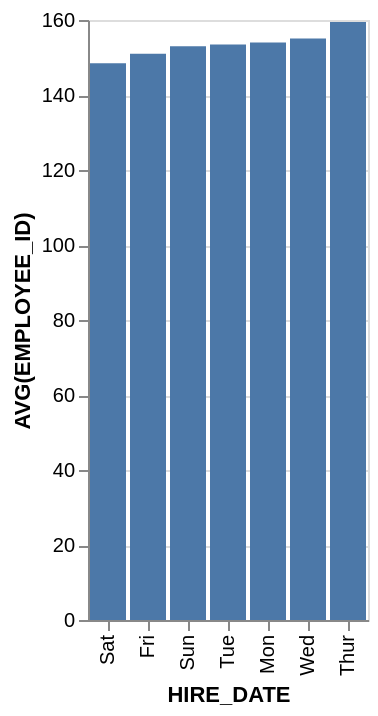

Write the Vega-Lite specification saved for this chart.
### Vega-Lite specification from a JSON file in a GitHub repository (floating-point values rounded to 4 significant figures)
{"data": {"values": [{"x_data": "Sat", "y_data": 148.5}, {"x_data": "Fri", "y_data": 151}, {"x_data": "Sun", "y_data": 153}, {"x_data": "Tue", "y_data": 153.5}, {"x_data": "Mon", "y_data": 154}, {"x_data": "Wed", "y_data": 155.1}, {"x_data": "Thur", "y_data": 159.5}]}, "mark": "bar", "encoding": {"x": {"field": "x_data", "type": "nominal", "title": "HIRE_DATE", "sort": {"op": "sum", "field": "y_data", "order": "ascending"}}, "y": {"field": "y_data", "type": "quantitative", "title": "AVG(EMPLOYEE_ID)"}}}
